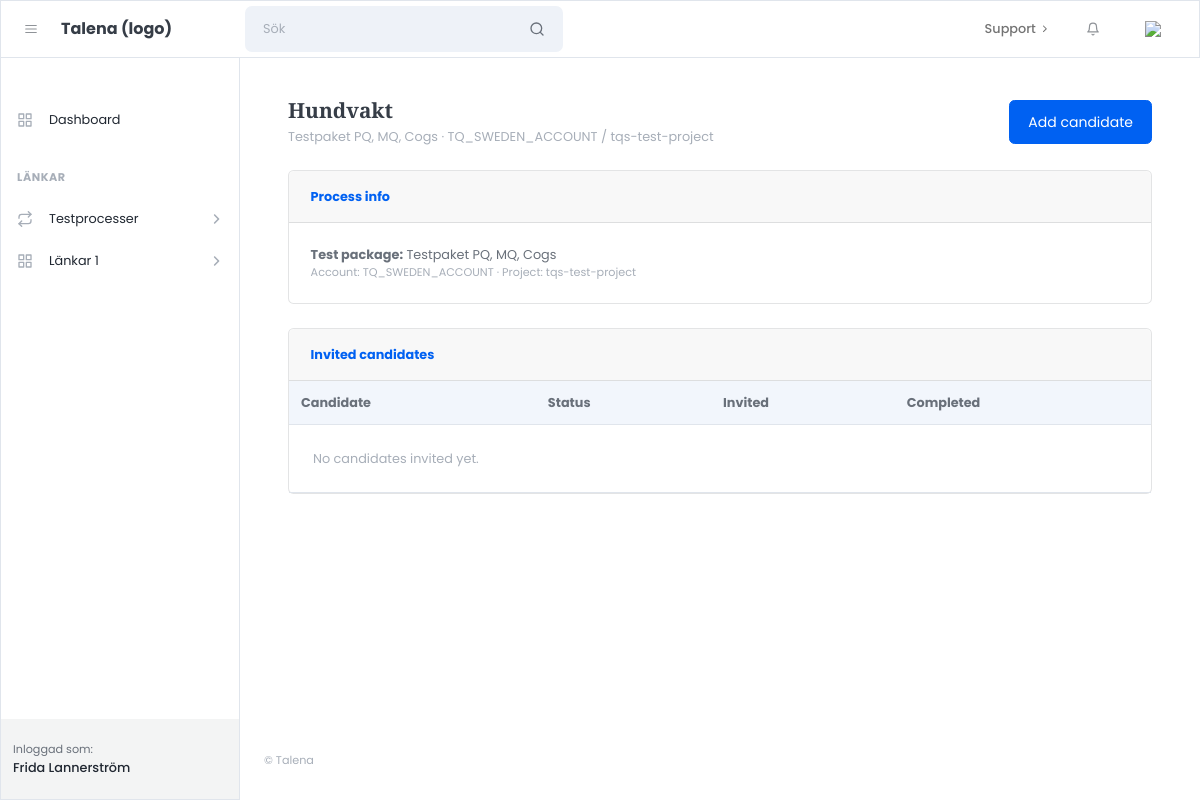
The app's page /processes/4/ (signed in), older data.
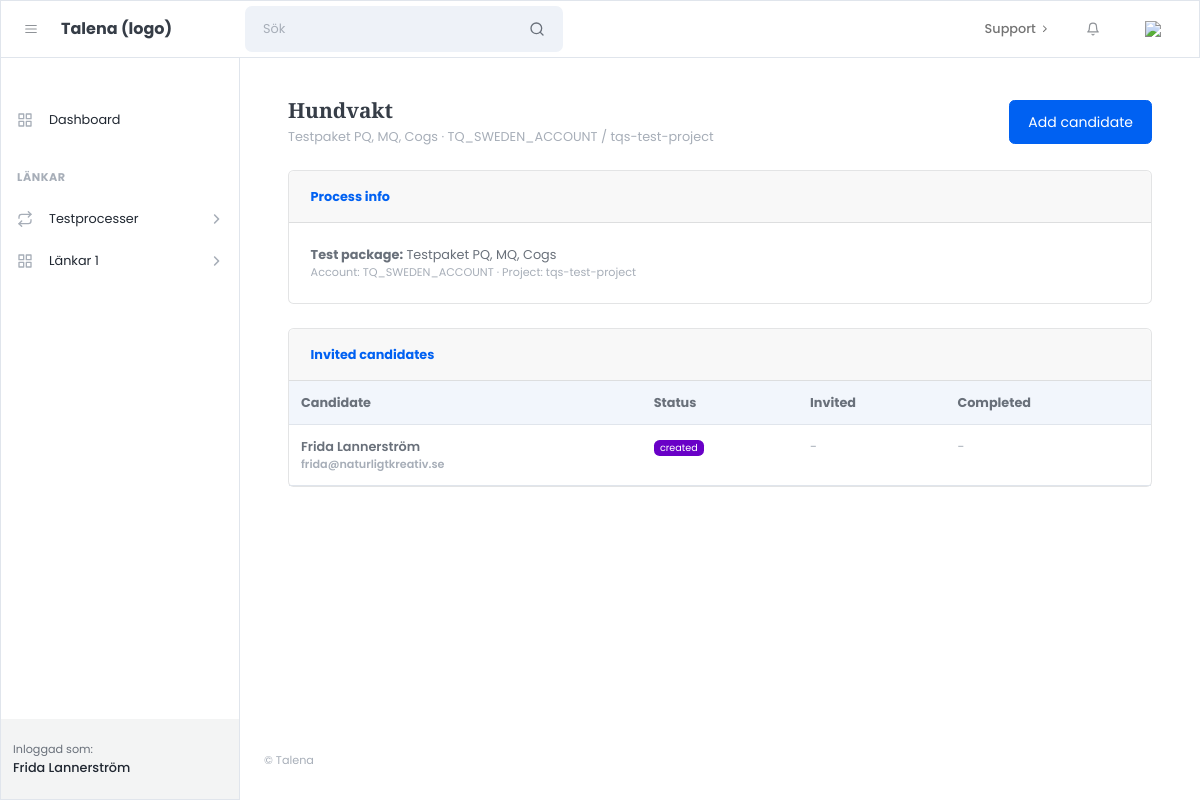
The same page, newer data.
### apps/processes/models.py (models this page shows, shortened)
class TestInvitation(models.Model):
    STATUS_CHOICES = [
        ("created", "Created"),
        ("sent", "Sent"),
        ("started", "Started"),
        ("completed", "Completed"),
        ("expired", "Expired"),
        ("failed", "Failed"),
    ]
    process = models.ForeignKey("processes.TestProcess", on_delete=models.CASCADE, related_name="invitations")
    candidate = models.ForeignKey("processes.Candidate", on_delete=models.CASCADE, related_name="invitations")
    status = models.CharField(max_length=30, choices=STATUS_CHOICES, default="created")
    invited_at = models.DateTimeField(blank=True, null=True)
    completed_at = models.DateTimeField(blank=True, null=True)
    sova_invitation_id = models.CharField(max_length=255, blank=True, null=True)
    sova_payload = models.JSONField(blank=True, null=True)
    created_at = models.DateTimeField(auto_now_add=True)
    class Meta:
        constraints = [
            models.UniqueConstraint(fields=["process", "candidate"], name="uniq_invitation_per_process")
        ]

class Candidate(models.Model):
    first_name = models.CharField(max_length=80)
    last_name = models.CharField(max_length=80, blank=True)
    email = models.EmailField()
    created_at = models.DateTimeField(auto_now_add=True)
    class Meta:
        constraints = [
            models.UniqueConstraint(fields=["email"], name="uniq_candidate_email")
        ]

### apps/processes/views.py (the view)
# urls.py: path("processes/<int:pk>/", views.process_detail, name="process_detail"),
@login_required
def process_detail(request, pk):
    process = get_object_or_404(TestProcess, pk=pk, created_by=request.user)
    invitations = (
        process.invitations
        .select_related("candidate")
        .order_by("-created_at")
    )
    return render(request, "customer/processes/process_detail.html", {
        "process": process,
        "invitations": invitations,
    })

### templates/customer/processes/process_detail.html (shortened to what this page needs)
{% extends "customer/core/layouts/customer_base.html" %}
{% block content %}
<div class="container-fluid px-4">
  <div class="d-flex align-items-center justify-content-between mb-4">
    <div>
      <h1 class="h3 mb-1">{{ process.name }}</h1>
      <div class="text-muted">
        {{ process.project_name_snapshot }} · {{ process.account_code }} / {{ process.project_code }}
      </div>
    </div>
    <a class="btn btn-primary" href="{% url 'processes:process_add_candidate' process.id %}">
      Add candidate
    </a>
  </div>
  <div class="card mb-4">
    <div class="card-header"><strong>Process info</strong></div>
    <div class="card-body">
      <div><strong>Test package:</strong> {{ process.project_name_snapshot }}</div>
      <div class="text-muted small">Account: {{ process.account_code }} · Project: {{ process.project_code }}</div>
    </div>
  </div>
  <div class="card">
    <div class="card-header"><strong>Invited candidates</strong></div>
    <div class="card-body p-0">
      <div class="table-responsive">
        <table class="table mb-0">
          <thead class="bg-light">
            <tr>
              <th>Candidate</th>
              <th>Status</th>
              <th>Invited</th>
              <th>Completed</th>
            </tr>
          </thead>
          <tbody>
            {% for inv in invitations %}
              <tr>
                <td class="fw-semibold">
                  {{ inv.candidate.first_name }} {{ inv.candidate.last_name }}
                  <div class="small text-muted">{{ inv.candidate.email }}</div>
                </td>
                <td>
                  <span class="badge bg-secondary">{{ inv.status }}</span>
                </td>
                <td class="text-muted">{{ inv.invited_at|default:"-" }}</td>
                <td class="text-muted">{{ inv.completed_at|default:"-" }}</td>
              </tr>
            {% empty %}
              <tr>
                <td colspan="4" class="p-4 text-muted">No candidates invited yet.</td>
              </tr>
            {% endfor %}
          </tbody>
        </table>
      </div>
    </div>
  </div>
</div>
{% endblock %}

Row changes from the older to the newer data that the page shows:
added TestInvitation: candidate.first_name "Frida", candidate.last_name "Lannerström", candidate.email "frida@naturligtkreativ.se", status "created", invited_at "-", completed_at "-"
Text that changed along with them:
text no longer shown: "No candidates invited yet."
